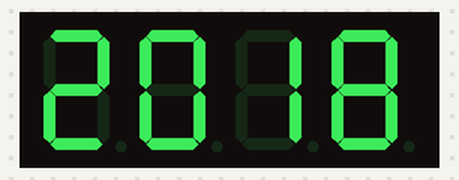
Recording of a sketch running on a simulated Arduino Uno, built with avr-gcc and run on an emulated ATmega328P. Shown: 4-digit seven-segment display.

Above: at 0.1 s.
At 2.1 s:
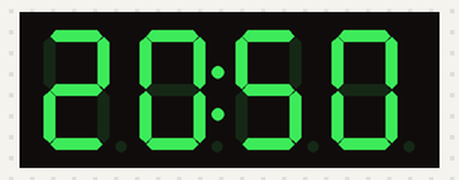
At 5.1 s:
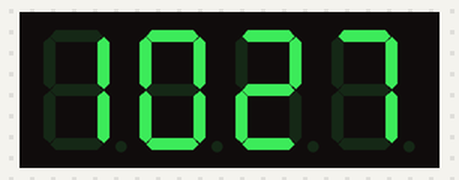

The sketch:

displayTakeTurns.ino
```cpp
#include "TM1637.h"
#define CLK 2//pins definitions for TM1637 and can be changed to other ports
#define DIO 3
TM1637 tm1637(CLK,DIO);
int year=2018;
int temp100=2050;
int hhmm=1027;
char Flag_dis=0;
void setup() {
  // put your setup code here, to run once:
	tm1637.init();
	tm1637.set(BRIGHT_TYPICAL);//BRIGHT_TYPICAL = 2,BRIGHT_DARKEST = 0,BRIGHTEST = 7;
}

void loop() {
  // put your main code here, to run repeatedly:
	Flag_dis=millis()%6000/2000;
	switch(Flag_dis)
	{
		case 0 : display4num(year); tm1637.point(0);break;
		case 1 : display4num(temp100); tm1637.point(1);break;
		case 2 : display4num(hhmm); tm1637.point(millis()%1000/500);break;
		default : break;
	}
}

void display4num(int num)
{
    tm1637.display(0,num/1000%10);
    tm1637.display(1,num/100%10);
    tm1637.display(2,num/10%10);
    tm1637.display(3,num/1%10);

}
```

Measured:
- by itself, everything shown: repeats every 6.0 s, in 8 steps
- what the display in image 1 shows lasts 1.9 s, from 2.1 s to 4.0 s
